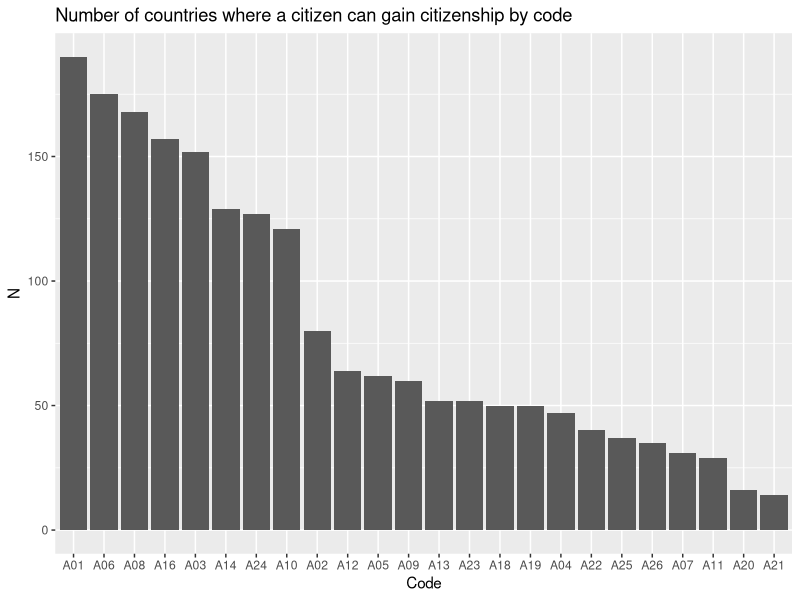
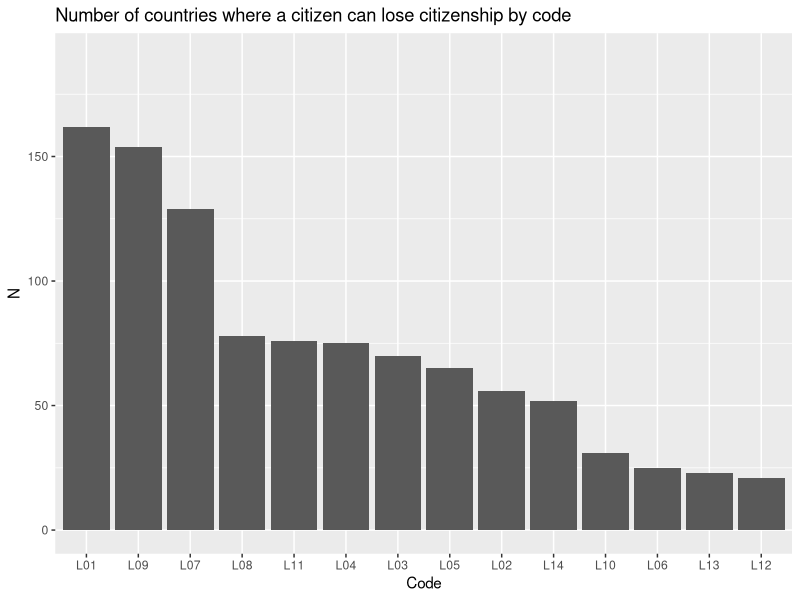

Reproduce these figures in R, in order.
## ---- chunk 1
knitr::opts_chunk$set(message = FALSE, warning = FALSE)
## ---- chunk 2
library(magrittr)
library(dplyr)
library(tidyr)
library(ggplot2)
library(purrr)

df <- readr::read_csv("./data/data_v1.0_country-year.csv")

df_long <- df %>%
  tidyr::pivot_longer(names_to = "sub_code", values_to = "values", -c(iso3, country, year, region)) %>% 
  mutate(bin = grepl("bin", sub_code),
         acq = grepl("A", sub_code),
         loss = grepl("L", sub_code),
         code = substr(sub_code, 1, 3)
         )
## ---- chunk 3
acq_codes <- df_long %>% filter(acq) %>% distinct(code) %>% pull()
n_acq <- length(acq_codes)

loss_codes <- df_long %>% filter(loss) %>% distinct(code) %>% pull()
n_loss <- length(loss_codes)

n_cntry <- df %>% distinct(country) %>% pull() %>% length()
## ---- chunk 4
df_long %>%
  filter(bin) %>%
  filter(acq) %>%
  filter(values == 99) %>% 
  distinct(country)
## ---- chunk 5
acq_code_common <- df_long %>%
  filter(bin) %>%
  filter(acq) %>%
  filter(values == 1) %>%
  distinct(code, country) %>% 
  group_by(code) %>% 
  tally() %>% 
  arrange(desc(n))

ggplot(acq_code_common, aes(x = reorder(code, -n), y = n)) +
  geom_bar(stat="identity") +
  labs(y = "N",
       x = "Code",
       title = "Number of countries where a citizen can gain citizenship by code") +
  ylim(0, n_cntry)
## ---- chunk 6
loss_code_common <- df_long %>%
  filter(bin) %>%
  filter(loss) %>%
  filter(values == 1) %>%
  distinct(code, country) %>% 
  group_by(code) %>% 
  tally() %>% 
  arrange(desc(n))

ggplot(loss_code_common, aes(x = reorder(code, -n), y = n)) +
  geom_bar(stat="identity") +
  labs(y = "N",
       x = "Code",
       title = "Number of countries where a citizen can lose citizenship by code") +
  ylim(0, n_cntry)
